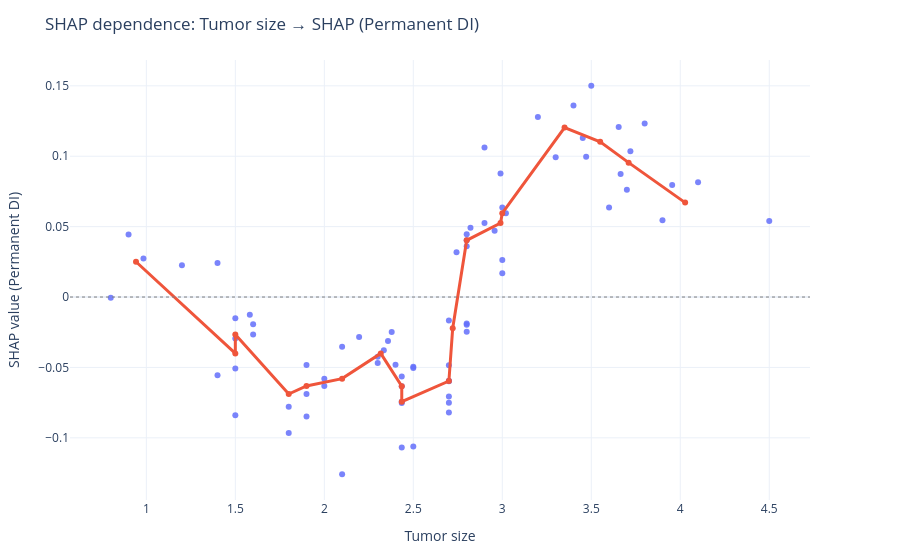
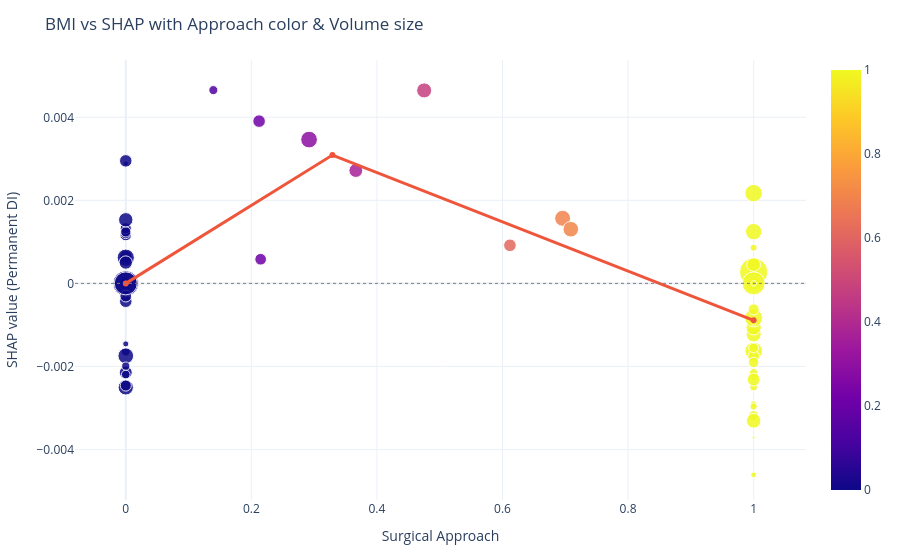
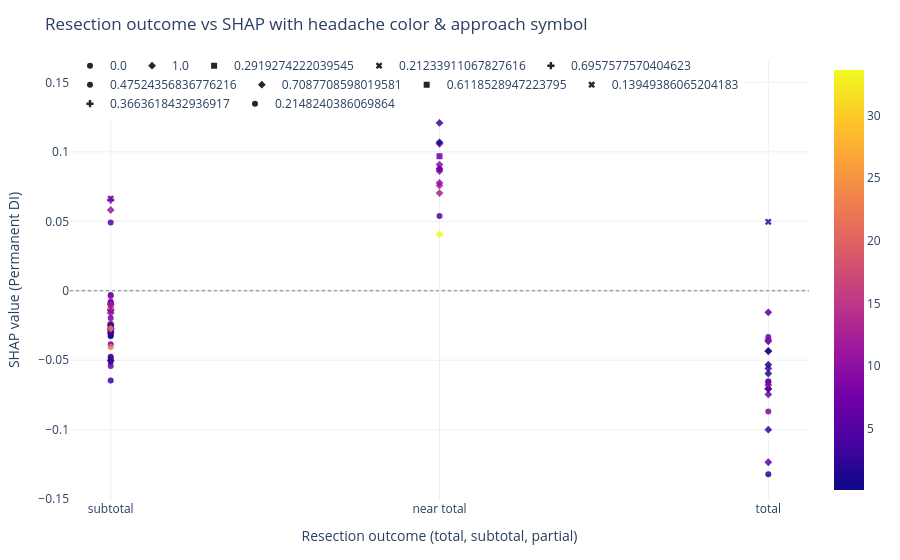

The notebook cell these images were saved under, in order:
### Code cell
# 2-way
fig1 = make_shap_dependence_plot(shap_vals_kernel, X_explain, feature_x="Tumor size")
fig1.show()

# 3-way
fig2 = make_shap_dependence_plot(
    shap_vals_kernel, X_explain,
    feature_x="Surgical Approach",
    feature_color="Surgical Approach",
    feature_size="Tumor volume",
    title="BMI vs SHAP with Approach color & Volume size",
)
fig2.show()

# OHE base name now OK
fig3 = make_shap_dependence_plot(
    shap_vals_kernel, X_explain,
    feature_x="Resection outcome (total, subtotal, partial)",
    feature_color="Tumor volume",
    feature_symbol="Surgical Approach",
    title="Resection outcome vs SHAP with headache color & approach symbol",
)
fig3.show()

### Figure 1 — Plotly figure (JSON) as saved in the notebook; plotly's stock layout.template omitted (floating-point values rounded to 4 significant figures)
{"data": [{"hovertemplate": "Tumor size=%{x}<br>SHAP value (Permanent DI)=%{y}<extra></extra>", "legendgroup": "", "marker": {"color": "#636efa", "opacity": 0.85, "symbol": "circle"}, "mode": "markers", "name": "", "orientation": "v", "showlegend": false, "type": "scatter", "x": [2.435, 2.5, 2.8, 2.9, 2.3, 2, 4.1, 2.7, 3, 0.8, 2.7, 1.4, 2.8, 2.435, 1.9, 2.435, 3, 1.5, 1.6, 2.3, 2, 2.7, 0.9, 3.8, 3.3, 2.8, 1.6, 4.5, 2.8, 2.1, 1.5, 2.1, 2.5, 1.9, 2.7, 3.5, 1.4, 2.435, 3.2, 2.7, 1.8, 3.654, 3.471, 2.743, 0.9838, 2.821, 3.955, 2.957, 3.452, 2.99, 2.334, 3.02, 2.195, 1.581, 2.379, 3.72, 3.665, 2.358, 1.9, 3.6, 2.7, 2.8, 2.435, 2.7, 1.8, 3, 2.8, 2.5, 3.4, 3.7, 1.5, 3.9, 1.5, 2.4, 1.2, 2.9], "xaxis": "x", "y": [-0.07522, -0.1062, -0.01876, 0.05252, -0.04684, -0.05796, 0.08158, -0.0707, 0.01693, -0.0004342, -0.0594, 0.02416, -0.02467, -0.1069, -0.08477, -0.05652, 0.02622, -0.02942, -0.01942, -0.04234, -0.06314, -0.01666, 0.04431, 0.1233, 0.09931, -0.01961, -0.02659, 0.05401, 0.03609, -0.03529, -0.08392, -0.1259, -0.04959, -0.04829, -0.04851, 0.15, -0.05555, -0.07434, 0.1279, -0.07514, -0.09651, 0.1208, 0.0997, 0.03188, 0.02742, 0.04913, 0.0795, 0.04714, 0.1129, 0.0877, -0.03778, 0.05958, -0.02832, -0.01253, -0.02482, 0.1036, 0.08728, -0.03128, -0.06889, 0.06357, -0.05991, 0.04451, -0.06339, -0.08206, -0.07789, 0.06351, 0.04025, -0.05048, 0.136, 0.07621, -0.05074, 0.0546, -0.01511, -0.04805, 0.02265, 0.1062], "yaxis": "y"}, {"hovertemplate": "x=%{x:.3g}<br>median SHAP=%{y:.3g}<extra></extra>", "line": {"width": 3}, "marker": {"size": 6}, "mode": "lines+markers", "name": "Smoothed median", "showlegend": false, "type": "scatter", "x": [0.9419, 1.5, 1.5, 1.8, 1.9, 2.1, 2.317, 2.435, 2.435, 2.7, 2.721, 2.8, 2.99, 3, 3.35, 3.55, 3.71, 4.027], "y": [0.02503, -0.04008, -0.02659, -0.06889, -0.06314, -0.05796, -0.04006, -0.06339, -0.07434, -0.05966, -0.02214, 0.04025, 0.05252, 0.05958, 0.1204, 0.1103, 0.09542, 0.06705]}], "layout": {"coloraxis": {"colorbar": {"title": {"text": ""}}}, "legend": {"orientation": "h", "title": {"text": ""}, "tracegroupgap": 0, "x": 0, "y": 1.02}, "margin": {"b": 60, "l": 70, "r": 90, "t": 60}, "shapes": [{"line": {"color": "gray", "dash": "dot", "width": 1}, "type": "line", "x0": 0, "x1": 1, "xref": "x domain", "y0": 0, "y1": 0, "yref": "y"}], "title": {"text": "SHAP dependence: Tumor size → SHAP (Permanent DI)"}, "xaxis": {"anchor": "y", "domain": [0, 1], "title": {"text": "Tumor size"}}, "yaxis": {"anchor": "x", "domain": [0, 1], "title": {"text": "SHAP value (Permanent DI)"}}}}

### Figure 2 — Plotly figure (JSON) as saved in the notebook; plotly's stock layout.template omitted (floating-point values rounded to 4 significant figures)
{"data": [{"customdata": [[6.587], [3.142], [7.081], [9.688], [11.07], [2.587], [12.88], [5.938], [13.07], [0.3519], [9.839], [2.507], [7.037], [6.587], [5.571], [6.587], [10.37], [1.257], [1.525], [4.07], [3.351], [9.331], [0.09425], [12.44], [9.883], [7.037], [2.12], [33.65], [5.806], [4.596], [3.142], [1.572], [9.569], [1.164], [4.835], [5.223], [1.979], [6.587], [13.57], [3.167], [3.223], [11.69], [5.21], [5.634], [0.4985], [6.63], [12.34], [9.982], [10.66], [9.496], [5.135], [10.23], [6.682], [3.459], [7.05], [8.028], [11.25], [5.732], [1.393], [27.22], [4.453], [5.864], [6.587], [4.566], [2.243], [7.854], [8.708], [4.189], [7.441], [22.24], [1.319], [22.24], [0.7854], [2.827], [1.037], [8.928]], "hovertemplate": "Surgical Approach=%{x}<br>SHAP value (Permanent DI)=%{y}<br>Tumor volume=%{customdata[0]}<br>=%{marker.color}<extra></extra>", "legendgroup": "", "marker": {"color": [0, 0, 1, 1, 1, 1, 1, 0, 1, 1, 0, 0, 0, 0, 1, 0, 0, 1, 1, 1, 1, 1, 0, 0, 1, 0, 1, 1, 0, 0, 0, 0, 1, 0, 0, 0, 0, 0, 1, 1, 1, 0.2919, 0, 0, 0, 0.2123, 1, 1, 0.6958, 0.4752, 1, 0.7088, 0.6119, 0.1395, 1, 0.3664, 1, 0.2148, 1, 0, 0, 0, 1, 1, 1, 1, 0, 1, 0, 1, 1, 0, 0, 0, 1, 1], "coloraxis": "coloraxis", "opacity": 0.85, "size": [6.587, 3.142, 7.081, 9.688, 11.07, 2.587, 12.88, 5.938, 13.07, 0.3519, 9.839, 2.507, 7.037, 6.587, 5.571, 6.587, 10.37, 1.257, 1.525, 4.07, 3.351, 9.331, 0.09425, 12.44, 9.883, 7.037, 2.12, 33.65, 5.806, 4.596, 3.142, 1.572, 9.569, 1.164, 4.835, 5.223, 1.979, 6.587, 13.57, 3.167, 3.223, 11.69, 5.21, 5.634, 0.4985, 6.63, 12.34, 9.982, 10.66, 9.496, 5.135, 10.23, 6.682, 3.459, 7.05, 8.028, 11.25, 5.732, 1.393, 27.22, 4.453, 5.864, 6.587, 4.566, 2.243, 7.854, 8.708, 4.189, 7.441, 22.24, 1.319, 22.24, 0.7854, 2.827, 1.037, 8.928], "sizemode": "area", "sizeref": 0.08412, "symbol": "circle"}, "mode": "markers", "name": "", "orientation": "v", "showlegend": false, "type": "scatter", "x": [0, 0, 1, 1, 1, 1, 1, 0, 1, 1, 0, 0, 0, 0, 1, 0, 0, 1, 1, 1, 1, 1, 0, 0, 1, 0, 1, 1, 0, 0, 0, 0, 1, 0, 0, 0, 0, 0, 1, 1, 1, 0.2919, 0, 0, 0, 0.2123, 1, 1, 0.6958, 0.4752, 1, 0.7088, 0.6119, 0.1395, 1, 0.3664, 1, 0.2148, 1, 0, 0, 0, 1, 1, 1, 1, 0, 1, 0, 1, 1, 0, 0, 0, 1, 1], "xaxis": "x", "y": [-0.0004307, -0.001646, 0, -0.001226, 0, -0.002498, 0.002174, 0, -0.001629, -0.003716, -0.002506, 0.001132, 0, 0.0006502, -0.001758, 0, -0.001746, -0.002231, -0.002901, -0.001557, -0.0009574, 0.000162, 0, 0.00062, -0.001059, -0.002147, 0.0008597, 0.000273, 0.001167, 0.001203, -0.002195, -0.001458, 0, 0.002886, 0, 0.001328, 0, 0.002951, -0.0008305, -0.002238, -0.002158, 0.003464, -0.002461, 0, 0, 0.003908, 0, 0, 0.001568, 0.004649, -0.0006265, 0.001305, 0.0009176, 0.004655, -0.002317, 0.002719, 0.001246, 0.0005812, -0.004611, 0, 0.001241, -0.0003061, 0, -0.001905, -0.002966, 0.000453, 0.001532, -0.003186, 0.0005021, 0, 0, 0, 0, -0.001994, -0.0009507, -0.003311], "yaxis": "y"}, {"hovertemplate": "x=%{x:.3g}<br>median SHAP=%{y:.3g}<extra></extra>", "line": {"width": 3}, "marker": {"size": 6}, "mode": "lines+markers", "name": "Smoothed median", "showlegend": false, "type": "scatter", "x": [0, 0.3291, 1], "y": [0, 0.003091, -0.0008906]}], "layout": {"coloraxis": {"colorbar": {"title": {"text": ""}}, "colorscale": [[0, "#0d0887"], [0.1111, "#46039f"], [0.2222, "#7201a8"], [0.3333, "#9c179e"], [0.4444, "#bd3786"], [0.5556, "#d8576b"], [0.6667, "#ed7953"], [0.7778, "#fb9f3a"], [0.8889, "#fdca26"], [1, "#f0f921"]]}, "legend": {"itemsizing": "constant", "orientation": "h", "title": {"text": ""}, "tracegroupgap": 0, "x": 0, "y": 1.02}, "margin": {"b": 60, "l": 70, "r": 90, "t": 60}, "shapes": [{"line": {"color": "gray", "dash": "dot", "width": 1}, "type": "line", "x0": 0, "x1": 1, "xref": "x domain", "y0": 0, "y1": 0, "yref": "y"}], "title": {"text": "BMI vs SHAP with Approach color & Volume size"}, "xaxis": {"anchor": "y", "domain": [0, 1], "title": {"text": "Surgical Approach"}}, "yaxis": {"anchor": "x", "domain": [0, 1], "title": {"text": "SHAP value (Permanent DI)"}}}}

### Figure 3 — Plotly figure (JSON) as saved in the notebook; plotly's stock layout.template omitted (floating-point values rounded to 4 significant figures)
{"data": [{"customdata": [[0], [0], [0], [0], [0], [0], [0], [0], [0], [0], [0], [0], [0], [0], [0], [0], [0], [0], [0], [0], [0], [0], [0], [0], [0], [0], [0], [0], [0], [0], [0], [0]], "hovertemplate": "Surgical Approach=%{customdata[0]}<br>Resection outcome (total, subtotal, partial)=%{x}<br>SHAP value (Permanent DI)=%{y}<br>=%{marker.color}<extra></extra>", "legendgroup": "0.0", "marker": {"color": [6.587, 3.142, 5.938, 9.839, 2.507, 7.037, 6.587, 6.587, 10.37, 0.09425, 12.44, 7.037, 5.806, 4.596, 3.142, 1.572, 1.164, 4.835, 5.223, 1.979, 6.587, 5.21, 5.634, 0.4985, 27.22, 4.453, 5.864, 8.708, 7.441, 22.24, 0.7854, 2.827], "coloraxis": "coloraxis", "opacity": 0.85, "symbol": "circle"}, "mode": "markers", "name": "0.0", "orientation": "v", "showlegend": true, "type": "scatter", "x": ["subtotal", "subtotal", "subtotal", "near total", "total", "subtotal", "subtotal", "total", "subtotal", "subtotal", "subtotal", "subtotal", "subtotal", "near total", "subtotal", "total", "subtotal", "near total", "subtotal", "subtotal", "total", "subtotal", "subtotal", "subtotal", "subtotal", "subtotal", "subtotal", "total", "subtotal", "subtotal", "subtotal", "subtotal"], "xaxis": "x", "y": [-0.03077, -0.06453, -0.02454, 0.08761, -0.06594, -0.03849, -0.05417, -0.03329, -0.01316, -0.03276, -0.009053, -0.02848, -0.009097, 0.1464, -0.0512, -0.1321, -0.02635, 0.05382, -0.01405, -0.04751, -0.06508, 0.04913, -0.007931, -0.03164, -0.01207, -0.04853, -0.00298, -0.08701, -0.0196, -0.04043, -0.02895, -0.02797], "yaxis": "y"}, {"customdata": [[1], [1], [1], [1], [1], [1], [1], [1], [1], [1], [1], [1], [1], [1], [1], [1], [1], [1], [1], [1], [1], [1], [1], [1], [1], [1], [1], [1], [1], [1], [1], [1], [1], [1], [1]], "hovertemplate": "Surgical Approach=%{customdata[0]}<br>Resection outcome (total, subtotal, partial)=%{x}<br>SHAP value (Permanent DI)=%{y}<br>=%{marker.color}<extra></extra>", "legendgroup": "1.0", "marker": {"color": [7.081, 9.688, 11.07, 2.587, 12.88, 13.07, 0.3519, 5.571, 1.257, 1.525, 4.07, 3.351, 9.331, 9.883, 2.12, 33.65, 9.569, 13.57, 3.167, 3.223, 12.34, 9.982, 5.135, 7.05, 11.25, 1.393, 6.587, 4.566, 2.243, 7.854, 4.189, 22.24, 1.319, 1.037, 8.928], "coloraxis": "coloraxis", "opacity": 0.85, "symbol": "diamond"}, "mode": "markers", "name": "1.0", "orientation": "v", "showlegend": true, "type": "scatter", "x": ["total", "near total", "total", "subtotal", "near total", "subtotal", "total", "total", "subtotal", "total", "total", "subtotal", "near total", "subtotal", "subtotal", "near total", "total", "total", "near total", "total", "near total", "near total", "total", "near total", "subtotal", "near total", "subtotal", "subtotal", "total", "subtotal", "total", "subtotal", "total", "near total", "total"], "xaxis": "x", "y": [-0.07464, 0.1058, -0.04358, -0.05025, 0.0757, -0.02336, -0.0433, -0.1235, -0.02491, -0.05328, -0.03644, -0.03027, 0.08616, -0.01598, -0.02769, 0.04068, -0.03524, -0.07035, 0.1208, -0.09999, 0.07034, 0.09088, -0.01554, 0.08779, 0.05815, 0.1476, -0.02705, -0.02727, -0.07074, -0.009637, -0.05595, -0.02721, -0.05965, 0.1069, -0.06791], "yaxis": "y"}, {"customdata": [[0.2919]], "hovertemplate": "Surgical Approach=%{customdata[0]}<br>Resection outcome (total, subtotal, partial)=%{x}<br>SHAP value (Permanent DI)=%{y}<br>=%{marker.color}<extra></extra>", "legendgroup": "0.2919274222039545", "marker": {"color": [11.69], "coloraxis": "coloraxis", "opacity": 0.85, "symbol": "square"}, "mode": "markers", "name": "0.2919274222039545", "orientation": "v", "showlegend": true, "type": "scatter", "x": ["subtotal"], "xaxis": "x", "y": [-0.009971], "yaxis": "y"}, {"customdata": [[0.2123]], "hovertemplate": "Surgical Approach=%{customdata[0]}<br>Resection outcome (total, subtotal, partial)=%{x}<br>SHAP value (Permanent DI)=%{y}<br>=%{marker.color}<extra></extra>", "legendgroup": "0.21233911067827616", "marker": {"color": [6.63], "coloraxis": "coloraxis", "opacity": 0.85, "symbol": "x"}, "mode": "markers", "name": "0.21233911067827616", "orientation": "v", "showlegend": true, "type": "scatter", "x": ["subtotal"], "xaxis": "x", "y": [0.06633], "yaxis": "y"}, {"customdata": [[0.6958]], "hovertemplate": "Surgical Approach=%{customdata[0]}<br>Resection outcome (total, subtotal, partial)=%{x}<br>SHAP value (Permanent DI)=%{y}<br>=%{marker.color}<extra></extra>", "legendgroup": "0.6957577570404623", "marker": {"color": [10.66], "coloraxis": "coloraxis", "opacity": 0.85, "symbol": "cross"}, "mode": "markers", "name": "0.6957577570404623", "orientation": "v", "showlegend": true, "type": "scatter", "x": ["subtotal"], "xaxis": "x", "y": [-0.01384], "yaxis": "y"}, {"customdata": [[0.4752]], "hovertemplate": "Surgical Approach=%{customdata[0]}<br>Resection outcome (total, subtotal, partial)=%{x}<br>SHAP value (Permanent DI)=%{y}<br>=%{marker.color}<extra></extra>", "legendgroup": "0.47524356836776216", "marker": {"color": [9.496], "coloraxis": "coloraxis", "opacity": 0.85, "symbol": "circle"}, "mode": "markers", "name": "0.47524356836776216", "orientation": "v", "showlegend": true, "type": "scatter", "x": ["subtotal"], "xaxis": "x", "y": [-0.003838], "yaxis": "y"}, {"customdata": [[0.7088]], "hovertemplate": "Surgical Approach=%{customdata[0]}<br>Resection outcome (total, subtotal, partial)=%{x}<br>SHAP value (Permanent DI)=%{y}<br>=%{marker.color}<extra></extra>", "legendgroup": "0.7087708598019581", "marker": {"color": [10.23], "coloraxis": "coloraxis", "opacity": 0.85, "symbol": "diamond"}, "mode": "markers", "name": "0.7087708598019581", "orientation": "v", "showlegend": true, "type": "scatter", "x": ["near total"], "xaxis": "x", "y": [0.07773], "yaxis": "y"}, {"customdata": [[0.6119]], "hovertemplate": "Surgical Approach=%{customdata[0]}<br>Resection outcome (total, subtotal, partial)=%{x}<br>SHAP value (Permanent DI)=%{y}<br>=%{marker.color}<extra></extra>", "legendgroup": "0.6118528947223795", "marker": {"color": [6.682], "coloraxis": "coloraxis", "opacity": 0.85, "symbol": "square"}, "mode": "markers", "name": "0.6118528947223795", "orientation": "v", "showlegend": true, "type": "scatter", "x": ["near total"], "xaxis": "x", "y": [0.09686], "yaxis": "y"}, {"customdata": [[0.1395]], "hovertemplate": "Surgical Approach=%{customdata[0]}<br>Resection outcome (total, subtotal, partial)=%{x}<br>SHAP value (Permanent DI)=%{y}<br>=%{marker.color}<extra></extra>", "legendgroup": "0.13949386065204183", "marker": {"color": [3.459], "coloraxis": "coloraxis", "opacity": 0.85, "symbol": "x"}, "mode": "markers", "name": "0.13949386065204183", "orientation": "v", "showlegend": true, "type": "scatter", "x": ["total"], "xaxis": "x", "y": [0.04964], "yaxis": "y"}, {"customdata": [[0.3664]], "hovertemplate": "Surgical Approach=%{customdata[0]}<br>Resection outcome (total, subtotal, partial)=%{x}<br>SHAP value (Permanent DI)=%{y}<br>=%{marker.color}<extra></extra>", "legendgroup": "0.3663618432936917", "marker": {"color": [8.028], "coloraxis": "coloraxis", "opacity": 0.85, "symbol": "cross"}, "mode": "markers", "name": "0.3663618432936917", "orientation": "v", "showlegend": true, "type": "scatter", "x": ["subtotal"], "xaxis": "x", "y": [0.06537], "yaxis": "y"}, {"customdata": [[0.2148]], "hovertemplate": "Surgical Approach=%{customdata[0]}<br>Resection outcome (total, subtotal, partial)=%{x}<br>SHAP value (Permanent DI)=%{y}<br>=%{marker.color}<extra></extra>", "legendgroup": "0.2148240386069864", "marker": {"color": [5.732], "coloraxis": "coloraxis", "opacity": 0.85, "symbol": "circle"}, "mode": "markers", "name": "0.2148240386069864", "orientation": "v", "showlegend": true, "type": "scatter", "x": ["near total"], "xaxis": "x", "y": [0.1432], "yaxis": "y"}], "layout": {"coloraxis": {"colorbar": {"title": {"text": ""}}, "colorscale": [[0, "#0d0887"], [0.1111, "#46039f"], [0.2222, "#7201a8"], [0.3333, "#9c179e"], [0.4444, "#bd3786"], [0.5556, "#d8576b"], [0.6667, "#ed7953"], [0.7778, "#fb9f3a"], [0.8889, "#fdca26"], [1, "#f0f921"]]}, "legend": {"orientation": "h", "title": {"text": ""}, "tracegroupgap": 0, "x": 0, "y": 1.02}, "margin": {"b": 60, "l": 70, "r": 90, "t": 60}, "shapes": [{"line": {"color": "gray", "dash": "dot", "width": 1}, "type": "line", "x0": 0, "x1": 1, "xref": "x domain", "y0": 0, "y1": 0, "yref": "y"}], "title": {"text": "Resection outcome vs SHAP with headache color & approach symbol"}, "xaxis": {"anchor": "y", "domain": [0, 1], "title": {"text": "Resection outcome (total, subtotal, partial)"}, "type": "category"}, "yaxis": {"anchor": "x", "domain": [0, 1], "title": {"text": "SHAP value (Permanent DI)"}}}}
